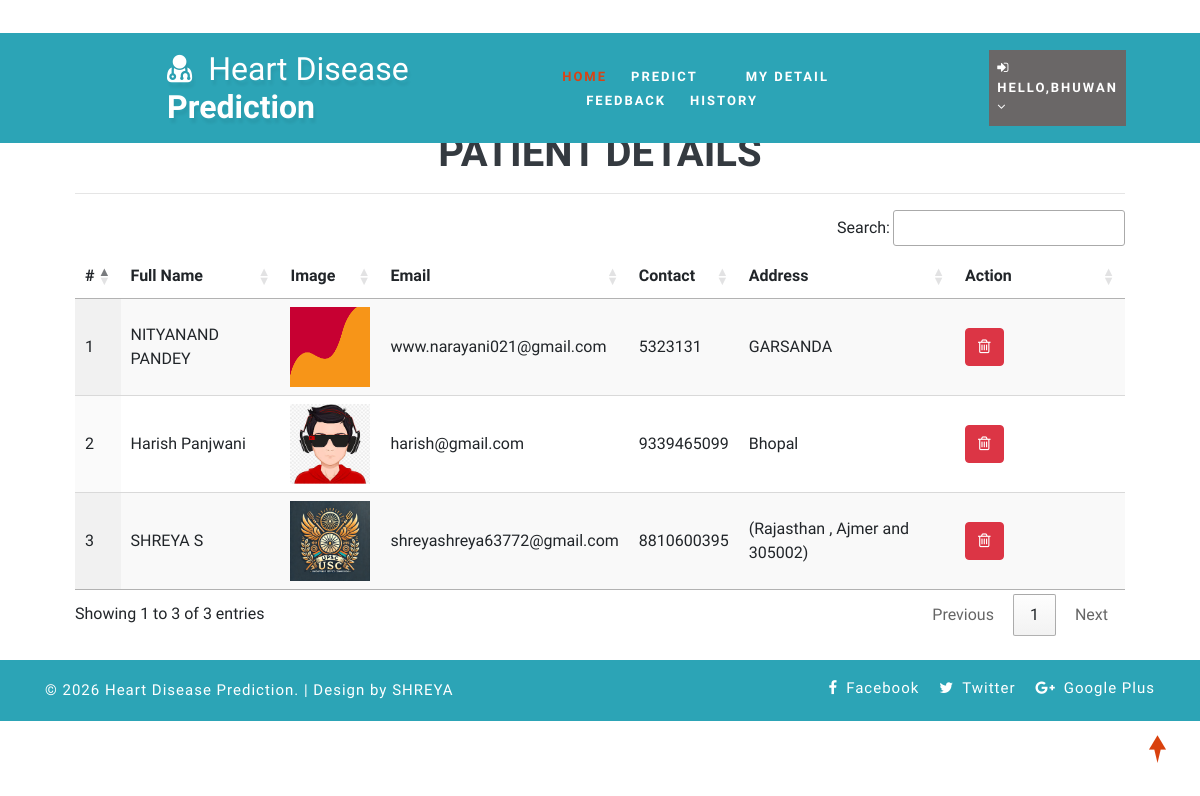
The page /view_patient (signed in) on the database its author committed.
### health/models.py (models this page shows, shortened)
class Patient(models.Model):
    user = models.ForeignKey(User, on_delete=models.CASCADE, null=True)
    contact = models.CharField(max_length=100, null=True)
    address = models.CharField(max_length=100, null=True)
    dob = models.DateField(null=True)
    image = models.FileField(null=True)

### health/views.py (the view)
# urls.py: path('view_patient', View_Patient,name="view_patient"),
@login_required(login_url="login")
def View_Patient(request):
    patient = Patient.objects.all()
    d = {'patient':patient}
    return render(request,'view_patient.html',d)

### health/templates/view_patient.html
{% extends 'index.html' %}
{% load static %}
{% block body %}
<div class="container-fluid" style="width:90%;margin-top:8%">
                    <div class="container-fluid">
                        <h1 align="center" class="w3ls-title text-uppercase text-dark font-weight-bold">Patient Details</h1>
                         </div><hr>
                                <table id="example" class="display" style="width:100%">
                                  <thead>
                                    <tr>
                                      <th>#</th>
                                      <th>Full Name</th>
                                      <th>Image</th>
                                      <th>Email</th>
                                      <th>Contact</th>
                                      <th>Address</th>
                                      <th>Action</th>
                                  </tr>
                              </thead>
                              <tbody>
                              {% for i in patient %}
                                <tr>
                                  <td>{{forloop.counter}}</td>
                                  <td>{{i.user.first_name}} {{i.user.last_name}}</td>
                                  <td>{% if i.image %}<img src="{{i.image.url}}" style="width:80px;height:80px">{% endif %}</td>
                                  <td>{{i.user.email}}</td>
                                  <td>{{i.contact}}</td>
                                  <td>{{i.address}}</td>
                                  <td style="width:150px">
                                      <a href="{% url 'delete_patient' i.id %}" ><button class="btn btn-danger" onclick="return confirm('Are you sure?')"><i class="fa fa-trash-o"></i></button></a></td>
                              </tr>
                              {% endfor %}
                          </tbody>
                      </table>
                  </div>
{% endblock %}

### health/templates/index.html (shortened to what this page needs)
<!DOCTYPE html>
{% load static %}
<html lang="zxx">
<head>
	<link rel="stylesheet" href="{% static 'css/bootstrap.css' %}">
	<link href="{% static 'css/css_slider.css' %}" type="text/css" rel="stylesheet" media="all">
	<link rel="stylesheet" href="{% static 'css/style.css' %}" type="text/css" media="all" />
	<link href="{% static 'css/font-awesome.min.css' %}" rel="stylesheet">
<link rel='stylesheet' type='text/css' href="https://cdn.datatables.net/1.10.21/css/jquery.dataTables.min.css">
<link rel='stylesheet' type='text/css' href="https://cdn.datatables.net/buttons/1.6.2/css/buttons.dataTables.min.css">
</head>
<body>
	<div id="home" style="margin-bottom:2%">
		<header>
			<div class="top-bar py-3">
				<div class="container">
					<div class="row">
						<div class="col-xl-7 col-lg-6 col-md-4 top-social-agile text-md-right text-center mt-md-0 mt-2">
							<div class="row">
								<div class="col-xl-3 col-lg-4 col-6 top-w3layouts p-md-0 text-right">
								</div>
								<div class="col-xl-3 col-lg-4 col-6 header-w3layouts text-md-right text-left">
								</div>
							</div>
						</div>
					</div>
				</div>
			</div>
		</header>
		<div class="main-top" style="background:rgb(44, 164, 182)">
			<div class="container-fluid">
				<div class="header d-md-flex justify-content-between align-items-center py-3">
					<div id="logo" style="margin-left:13%">
						<h1>
							<a href="index.html">
								<span class="fa fa-user-md mr-2"></span>
								<span class="logo-sp">Heart Disease</span> Prediction
							</a>
						</h1>
					</div>
					{% if request.user.is_staff %}
					<div class="nav_w3ls" style="margin-right:4%">
						<nav>
							<label for="drop1" class="toggle">Menu</label>
							<input type="checkbox" id="drop1" />
							<ul class="menu" style="padding:15px;width:100%">
								<li class="mx-lg-4 mx-md-3 my-md-0 my-2"><a href="{% url 'admin_home' %}" >Home</a></li>
								<li>
									<label for="drop-2" class="toggle toogle-2"> <span class="fa fa-angle-down" aria-hidden="true"></span>
									</label>
									<a href="#"> Doctor <span class="fa fa-angle-down" aria-hidden="true"></span></a>
									<ul style="margin-top:2%;width:40%;margin-right:0%">
										<li style="width:100%;"><a href="/add_doctor" class="drop-text">Add Doctor</a></li>
										<li style="width:100%;"><a href="/view_doctor" class="drop-text">View Doctor</a></li>
									</ul>
								</li>
								<li class="mx-lg-4 mx-md-3 my-md-0 my-2"><a href="/view_patient">Patient</a></li>
								<li class="mx-lg-4 mx-md-3 my-md-0 my-2">
									<a href="/view_search_pat">Searched Data</a></li>
								<li><a href="/view_feedback">Feedback</a></li>
							</ul>
						</nav>
					</div>
					<div class="nav_w3ls" style="margin-right:3%">
						<nav>
							<label for="drop2" class="toggle">Menu</label>
							<input type="checkbox" id="drop2" />
							<ul class="menu">
								<li class="mx-lg-4 mx-md-3 my-md-0 my-2" style="background:red;padding:8px">
									<label for="drop-2" class="toggle toogle-2"> <span class="fa fa-angle-down" aria-hidden="true"></span>
									</label>
									<a href="#"><i class="fa fa-user"></i> {{request.user.username}} <span class="fa fa-angle-down" aria-hidden="true"></span></a>
									<ul style="margin-top:10%;width:80%;margin-right:5%">
										<li style="width:100%;"><a href="{% url 'change_password' %}" class="drop-text">Password</a></li>
										<li style="width:100%;"><a href="{% url 'logout' %}" class="drop-text">Logout</a></li>
									</ul>
								</li>
							</ul>
						</nav>
					</div>
					{% elif request.user.patient_set.all.0 %}
					<div class="nav_w3ls" style="margin-left:5%;font-weight:bold">
						<nav>
							<ul class="menu" style="padding:15px;width:100%">
								<li><a href="{% url 'patient_home' %}" class="active">Home</a></li>
								<li class="mx-lg-4 mx-md-3 my-md-0 my-2"><a href="/add_heartdetail">Predict</a></li>
								<li class="mx-lg-4 mx-md-3 my-md-0 my-2"><a href="/profile_doctor">My Detail</a></li>
								<li class="mx-lg-4 mx-md-3 my-md-0 my-2"><a href="/sent_feedback">Feedback</a></li>
								<li><a href="/view_search_pat">History</a></li>
							</ul>
						</nav>
					</div>
					<div class="nav_w3ls" style="margin-right:3%">
						<nav>
							<ul class="menu">
								<li class="mx-lg-4 mx-md-3 my-md-0 my-2" style="background:#6a6767;padding:8px">
									<a href="#"><i class="fa fa-sign-in"></i> Hello,{{request.user.username}} <span class="fa fa-angle-down" aria-hidden="true"></span></a>
								</li>
							</ul>
						</nav>
					</div>
					{% endif %}
				</div>
			</div>
		</div>
		{% block body %}
		{% endblock %}
	</div>
	<div class="copy-w3pvt" style="background:rgb(44, 164, 182);color:white">
		<div class="container py-3">
			<div class="row">
				<div class="col-lg-7 w3ls_footer_grid1_left text-lg-left text-center">
					<p style="color:white">&copy; 2026 Heart Disease Prediction. | Design by SHREYA</a>
					</p>
				</div>
				<div class="col-lg-5 w3ls_footer_grid_left1_pos text-lg-right text-center mt-lg-0 mt-2">
					<ul style="color:white">
						<li>
							<a href="#" style="color:white" class="facebook">
								<span class="fa fa-facebook-f mr-2"></span>Facebook</a>
						</li>
						<li class="mx-3">
							<a href="#" style="color:white" class="twitter">
								<span class="fa fa-twitter mr-2"></span>Twitter</a>
						</li>
						<li>
							<a href="#" style="color:white" class="google">
								<span class="fa fa-google-plus mr-2"></span>Google Plus</a>
						</li>
					</ul>
				</div>
			</div>
		</div>
	</div>
	<a href="#home" style="color:white" class="move-top text-center"></a>
</body>
</html>

### health/static/css/style.css (style rules this page uses)
body { padding: 0; margin: 0; background: #FFF; font-family: 'Quicksand', sans-serif; }
body a, body button { transition: 0.5s all; -webkit-transition: 0.5s all; -moz-transition: 0.5s all; -o-transition: 0.5s all; -ms-transition: 0.5s all; text-decoration: none; }
html { scroll-behavior: smooth; }
h1, h2, h3, h4, h5, h6 { margin: 0; padding: 0; font-family: 'Mukta', sans-serif; }
p { margin: 0; padding: 0; font-size: 15px; letter-spacing: 1px; line-height: 1.9; color: #999; font-family: 'Quicksand', sans-serif; }
ul, ol { margin: 0; padding: 0; }
a.move-top { width: 34px; height: 34px; background: url(../images/move-top.png) no-repeat; display: inline-block; position: fixed; bottom: 4%; right: 2%; z-index: 0; }
#home { position: relative; }
.main-top { position: absolute; z-index: 999; width: 100%; background: rgba(0, 0, 0, 0.4); }
nav { margin: 0; padding: 0; }
#logo a { float: left; display: initial; font-weight: 700; font-size: 32px; color: #fff; text-shadow: 2px 5px 3px rgba(0, 0, 0, 0.06); padding: 0; }
span.logo-sp { font-weight: 100; }
nav:after { content: ""; display: table; clear: both; }
nav ul { float: right; padding: 0; margin: 0; list-style: none; position: relative; }
nav ul li { margin: 0px; display: inline-block; float: left; }
nav a { padding: 0; color: #fff; font-size: 13px; letter-spacing: 2px; font-weight: 700; text-transform: uppercase; display: inline-block; transition: 0.5s all; -webkit-transition: 0.5s all; -moz-transition: 0.5s all; -o-transition: 0.5s all; -ms-transition: 0.5s all; }
.menu li a.active, .menu li a:hover { color: #2196f3; transition: 0.5s all; -webkit-transition: 0.5s all; -moz-transition: 0.5s all; -o-transition: 0.5s all; -ms-transition: 0.5s all; color: #d84315; }
li>a:only-child:after { content: ''; }
.w3ls_footer_grid_left1_pos ul li, ul.list-part li { display: inline-block; }
.w3ls_footer_grid_left1_pos ul li a { color: #000; text-decoration: none; letter-spacing: 1px; font-size: 15px; }
.w3ls_footer_grid1_left p { color: #484848; font-weight: 500; }

### rows shown on the page
Patient: user.first_name "NITYANAND", user.last_name "PANDEY", image (picture), user.email "www.narayani021@gmail.com", contact "5323131", address "GARSANDA"
Patient: user.first_name "Harish", user.last_name "Panjwani", image (picture), user.email "harish@gmail.com", contact "9339465099", address "Bhopal"
Patient: user.first_name "SHREYA", user.last_name "S", image (picture), user.email "shreyashreya63772@gmail.com", contact "8810600395", address "(Rajasthan , Ajmer and 305002)"

### other values the page prints
{{ request.user.username }} "BHUWAN"
